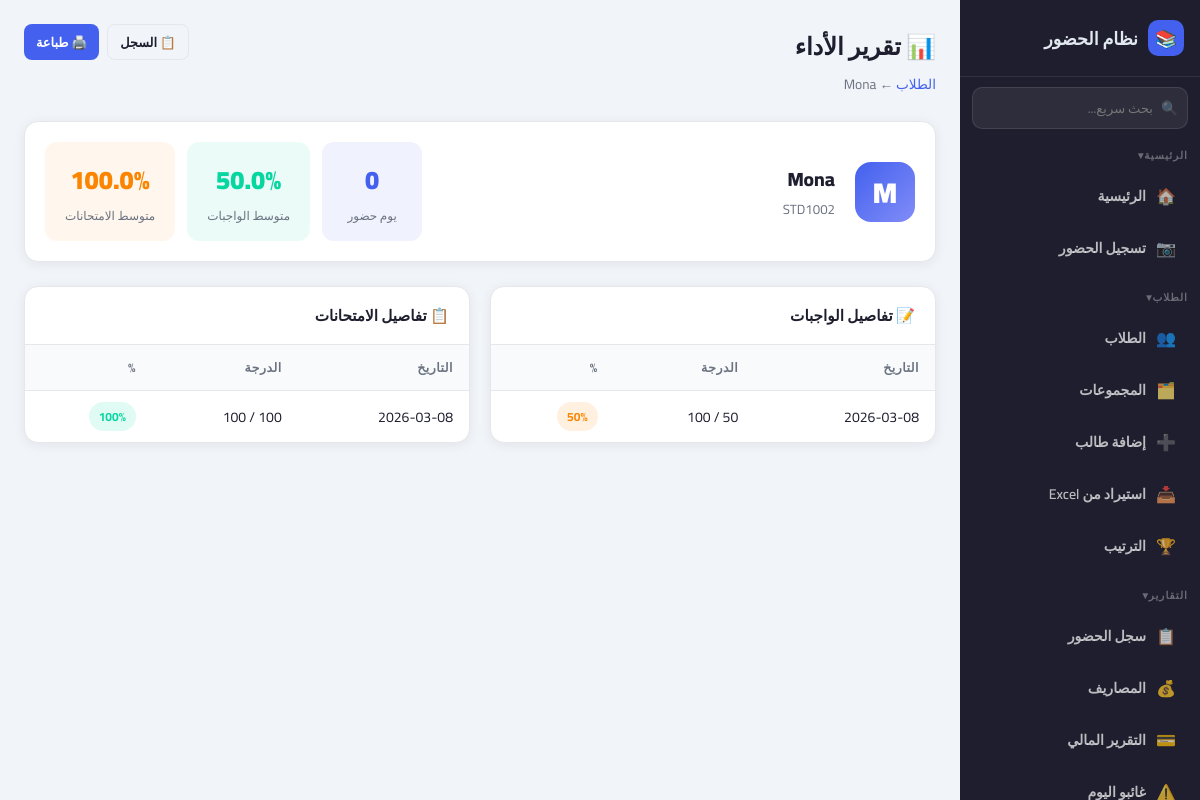
The page /performance/STD1002 on the database its author committed.
### tables this page shows
CREATE TABLE students (
            id INTEGER PRIMARY KEY AUTOINCREMENT,
            name TEXT NOT NULL,
            parent_whatsapp TEXT,
            student_id TEXT NOT NULL UNIQUE
        , session_fee REAL DEFAULT 85, group_id INTEGER, notes TEXT DEFAULT "", sessions_per_week INTEGER DEFAULT 1);

CREATE TABLE homework (
        id INTEGER PRIMARY KEY AUTOINCREMENT,
        student_id TEXT NOT NULL, date TEXT NOT NULL,
        score INTEGER NOT NULL, max_score INTEGER NOT NULL, done INTEGER DEFAULT 1,
        FOREIGN KEY (student_id) REFERENCES students (student_id));

CREATE TABLE exams (
            id INTEGER PRIMARY KEY AUTOINCREMENT,
            student_id TEXT,
            score INTEGER,
            date TEXT,
            max_score INTEGER NOT NULL,
            FOREIGN KEY (student_id) REFERENCES students (student_id)
        );

### app.py (the view)
@app.route('/performance/<student_id>')
def performance(student_id):
    conn = sqlite3.connect('attendance.db')
    c = conn.cursor()
    c.execute('SELECT id, name, student_id, parent_whatsapp FROM students WHERE student_id=?', (student_id,))
    student_info = c.fetchone()
    c.execute('SELECT COUNT(*) FROM attendance WHERE student_id=?', (student_id,))
    total_attendance = c.fetchone()[0]
    c.execute('SELECT date, score, max_score FROM homework WHERE student_id=? ORDER BY date', (student_id,))
    homework_data = c.fetchall()
    c.execute('SELECT date, score, max_score FROM exams WHERE student_id=? ORDER BY date', (student_id,))
    exam_data = c.fetchall()
    conn.close()
    hw_avg = round(sum(r[1]/r[2]*100 for r in homework_data)/len(homework_data), 1) if homework_data else 0
    ex_avg = round(sum(r[1]/r[2]*100 for r in exam_data)/len(exam_data), 1) if exam_data else 0
    return render_template('performance.html', student_info=student_info,
        total_attendance=total_attendance, homework_data=homework_data,
        exam_data=exam_data, hw_avg=hw_avg, ex_avg=ex_avg)

### templates/performance.html (shortened to what this page needs)
<!DOCTYPE html>
<html lang="ar" dir="rtl">
<head>
  <link rel="stylesheet" href="{{ url_for('static', filename='style.css') }}">
</head>
<body>
<div class="app-layout">
  {% include 'sidebar.html' %}
  <main class="main-content">
    <div class="topbar">
      <div class="topbar-title">
        <h1>📊 تقرير الأداء</h1>
        <p><a href="{{ url_for('students') }}" style="color:var(--primary);text-decoration:none;">الطلاب</a> ← {{ student_info[1] }}</p>
      </div>
      <div style="display:flex;gap:8px;">
        <a href="{{ url_for('student_history', student_id=student_info[2]) }}" class="btn btn-outline btn-sm">📋 السجل</a>
        <button onclick="window.print()" class="btn btn-primary btn-sm">🖨️ طباعة</button>
      </div>
    </div>
    <div class="card" style="margin-bottom:24px;">
      <div class="card-body" style="display:flex;align-items:center;gap:20px;flex-wrap:wrap;">
        <div style="width:60px;height:60px;background:linear-gradient(135deg,var(--primary),var(--primary-light));border-radius:16px;display:flex;align-items:center;justify-content:center;color:white;font-size:1.8rem;font-weight:900;">
          {{ student_info[1][0] }}
        </div>
        <div style="flex:1;">
          <h2 style="font-size:1.2rem;font-weight:800;">{{ student_info[1] }}</h2>
          <p style="color:var(--gray);font-size:0.83rem;">{{ student_info[2] }}</p>
        </div>
        <div style="display:flex;gap:12px;flex-wrap:wrap;">
          <div style="background:rgba(67,97,238,0.08);border-radius:12px;padding:14px 20px;text-align:center;min-width:100px;">
            <div style="font-size:1.6rem;font-weight:900;color:var(--primary);">{{ total_attendance }}</div>
            <div style="font-size:0.75rem;color:var(--gray);">يوم حضور</div>
          </div>
          <div style="background:rgba(6,214,160,0.08);border-radius:12px;padding:14px 20px;text-align:center;min-width:100px;">
            <div style="font-size:1.6rem;font-weight:900;color:var(--success);">{{ hw_avg }}%</div>
            <div style="font-size:0.75rem;color:var(--gray);">متوسط الواجبات</div>
          </div>
          <div style="background:rgba(248,150,30,0.08);border-radius:12px;padding:14px 20px;text-align:center;min-width:100px;">
            <div style="font-size:1.6rem;font-weight:900;color:var(--warning);">{{ ex_avg }}%</div>
            <div style="font-size:0.75rem;color:var(--gray);">متوسط الامتحانات</div>
          </div>
        </div>
      </div>
    </div>
    <div style="display:grid;grid-template-columns:1fr 1fr;gap:20px;" class="tables-grid">
      <div class="card">
        <div class="card-header"><h2>📝 تفاصيل الواجبات</h2></div>
        <div class="table-wrapper">
          {% if homework_data %}
          <table>
            <thead><tr><th>التاريخ</th><th>الدرجة</th><th>%</th></tr></thead>
            <tbody>
              {% for row in homework_data %}
              {% set pct = ((row[1]/row[2])*100)|int if row[2]>0 else 0 %}
              <tr>
                <td>{{ row[0] }}</td>
                <td>{{ row[1] }} / {{ row[2] }}</td>
                <td>
                  <span class="badge {% if pct>=80 %}badge-success{% elif pct>=50 %}badge-warning{% else %}badge-danger{% endif %}">
                    {{ pct }}%
                  </span>
                </td>
              </tr>
              {% endfor %}
            </tbody>
          </table>
          {% else %}
          <div class="empty-state"><div class="empty-icon">📝</div><p>لا توجد بيانات</p></div>
          {% endif %}
        </div>
      </div>
      <div class="card">
        <div class="card-header"><h2>📋 تفاصيل الامتحانات</h2></div>
        <div class="table-wrapper">
          {% if exam_data %}
          <table>
            <thead><tr><th>التاريخ</th><th>الدرجة</th><th>%</th></tr></thead>
            <tbody>
              {% for row in exam_data %}
              {% set pct = ((row[1]/row[2])*100)|int if row[2]>0 else 0 %}
              <tr>
                <td>{{ row[0] }}</td>
                <td>{{ row[1] }} / {{ row[2] }}</td>
                <td>
                  <span class="badge {% if pct>=80 %}badge-success{% elif pct>=50 %}badge-warning{% else %}badge-danger{% endif %}">
                    {{ pct }}%
                  </span>
                </td>
              </tr>
              {% endfor %}
            </tbody>
          </table>
          {% else %}
          <div class="empty-state"><div class="empty-icon">📋</div><p>لا توجد بيانات</p></div>
          {% endif %}
        </div>
      </div>
    </div>
  </main>
</div>
</body>
</html>

### static/style.css (style rules this page uses)
:root { --primary: #4361ee; --primary-light: #818cf8; --success: #06d6a0; --danger: #ef233c; --warning: #fb8500; --dark: #1e1e2e; --gray: #6b7280; --border: #e5e7eb; --white: #ffffff; --light: #f8fafc; --sidebar-w: 240px; --card-shadow: 0 2px 12px rgba(0,0,0,0.07); --radius: 14px; --bg: #f1f5f9; --card-bg: #ffffff; --text: #1e1e2e; --topbar-bg: #ffffff; }
*, *::before, *::after { box-sizing: border-box; margin: 0; padding: 0; }
html { font-size: 16px; }
body { font-family: 'Cairo', sans-serif; background: var(--bg); color: var(--text); min-height: 100vh; transition: background 0.3s, color 0.3s; }
.app-layout { display: flex; min-height: 100vh; }
.main-content { margin-right: var(--sidebar-w); padding: 24px; flex: 1; min-width: 0; }
.topbar { display: flex; justify-content: space-between; align-items: flex-start; margin-bottom: 24px; flex-wrap: wrap; gap: 12px; }
.topbar-title h1 { font-size: 1.5rem; font-weight: 900; }
.topbar-title p { font-size: 0.85rem; color: var(--gray); margin-top: 2px; }
.card { background: var(--card-bg); border-radius: var(--radius); box-shadow: var(--card-shadow); border: 1px solid var(--border); overflow: hidden; }
.card-header { padding: 14px 20px; border-bottom: 1px solid var(--border); display: flex; justify-content: space-between; align-items: center; gap: 10px; }
.card-header h2 { font-size: 0.95rem; font-weight: 700; }
.card-body { padding: 20px; }
.btn { display: inline-flex; align-items: center; gap: 6px; padding: 9px 18px; border-radius: 10px; border: none; cursor: pointer; font-family: 'Cairo', sans-serif; font-size: 0.88rem; font-weight: 700; text-decoration: none; transition: all 0.15s; white-space: nowrap; }
.btn-primary { background: var(--primary); color: white; }
.btn-outline { background: transparent; color: var(--text); border: 1.5px solid var(--border); }
.btn-sm { padding: 5px 12px; font-size: 0.8rem; border-radius: 8px; }
table { width: 100%; border-collapse: collapse; }
th, td { padding: 11px 16px; text-align: right; font-size: 0.875rem; border-bottom: 1px solid var(--border); }
th { font-weight: 700; font-size: 0.78rem; color: var(--gray); text-transform: uppercase; letter-spacing: 0.5px; background: var(--light); }
tr:last-child td { border-bottom: none; }
.badge { display: inline-block; padding: 3px 10px; border-radius: 20px; font-size: 0.75rem; font-weight: 700; }
.badge-success { background: rgba(6,214,160,0.12); color: var(--success); }
.badge-warning { background: rgba(251,133,0,0.12); color: var(--warning); }
.main-content { animation: fadeSlideIn 0.35s ease-out; }
.card { transition: box-shadow 0.2s, transform 0.2s; }
.btn { transition: all 0.15s; }
tr { transition: background 0.1s; }

### rows shown on the page
students: name "Mona", name "M", student "STD1002"
homework: date "2026-03-08", max_score "100", score "50"
exams: date "2026-03-08", max_score "100", pct "100"

### other values the page prints
{{ total_attendance }} "0"
{{ hw_avg }} "50.0"
{{ ex_avg }} "100.0"
